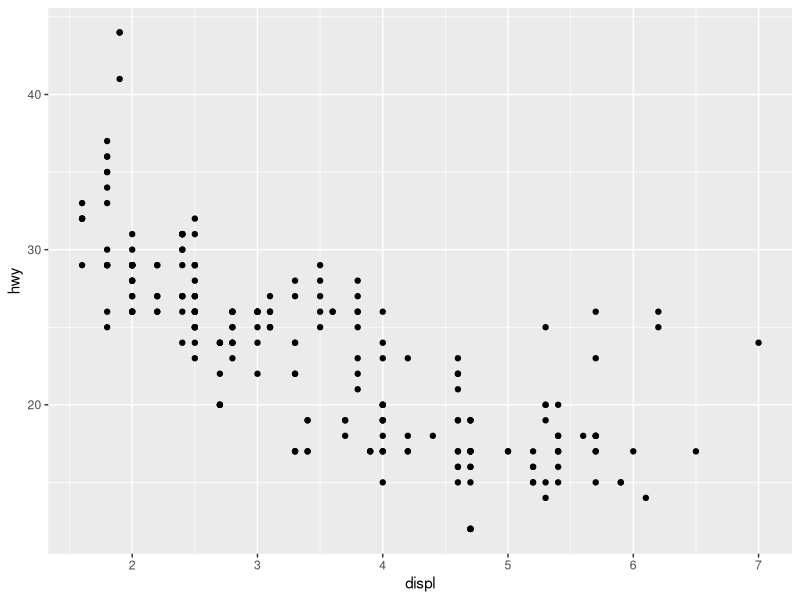
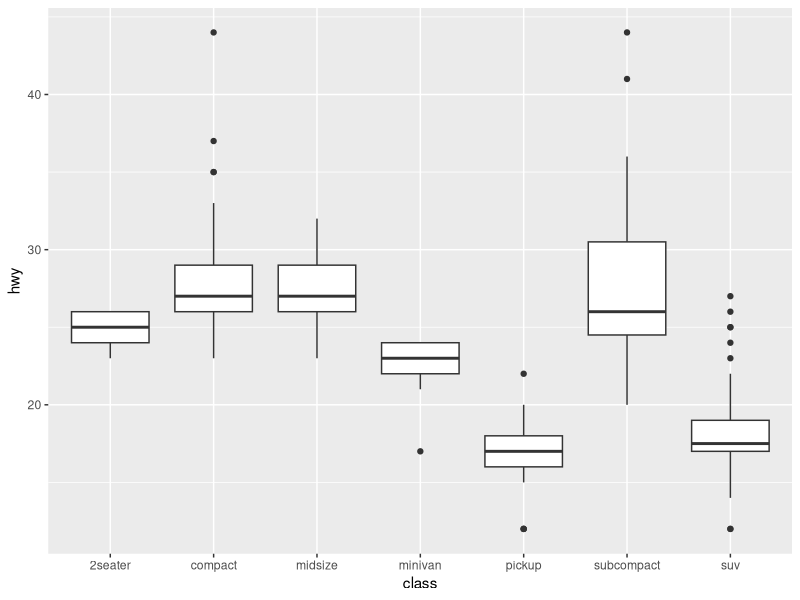
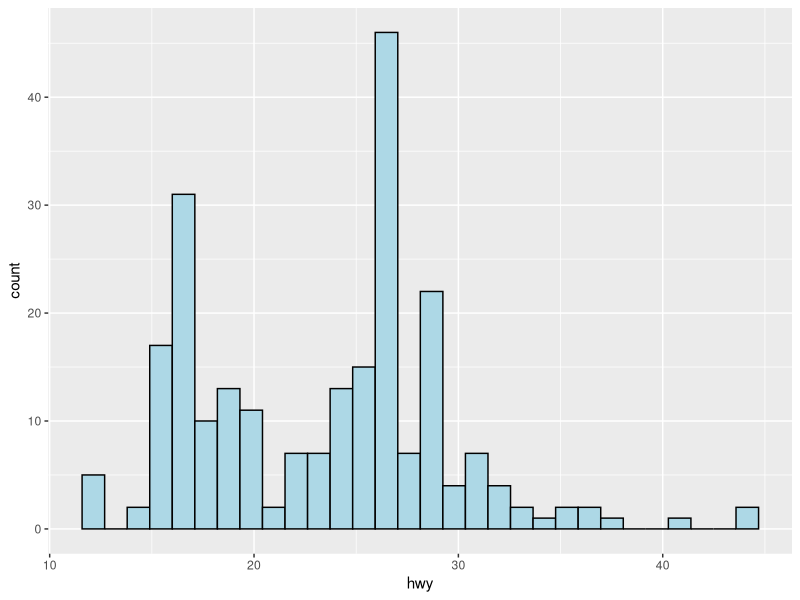
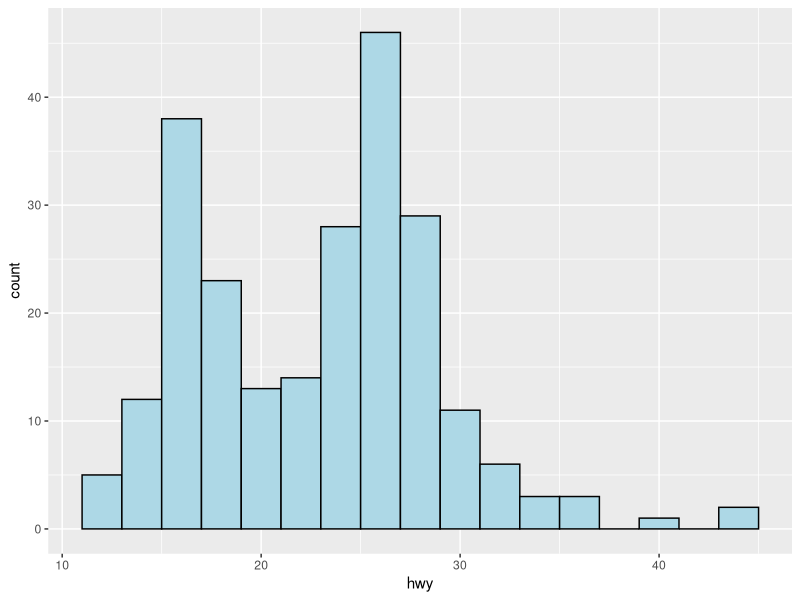
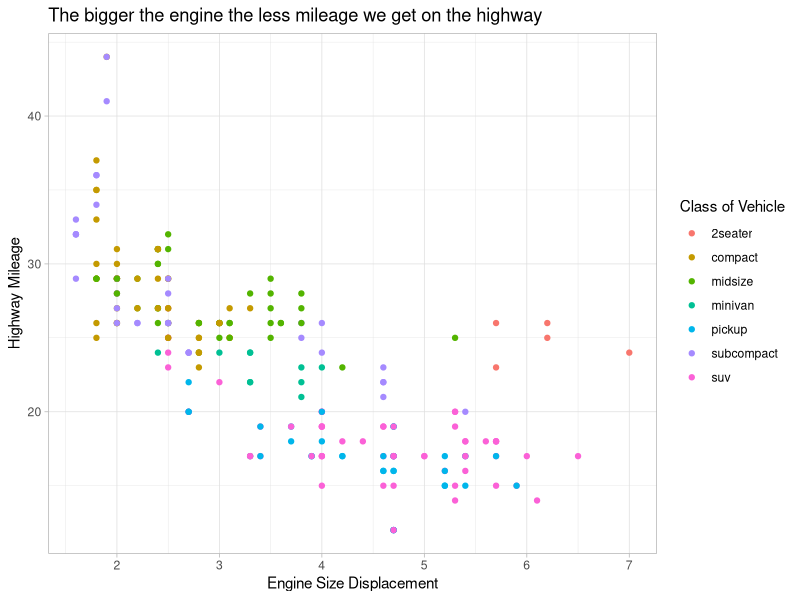
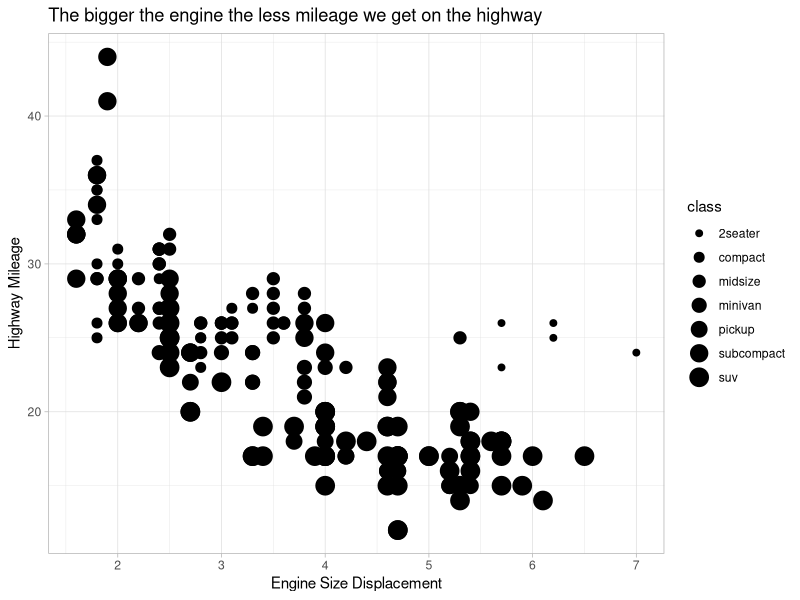
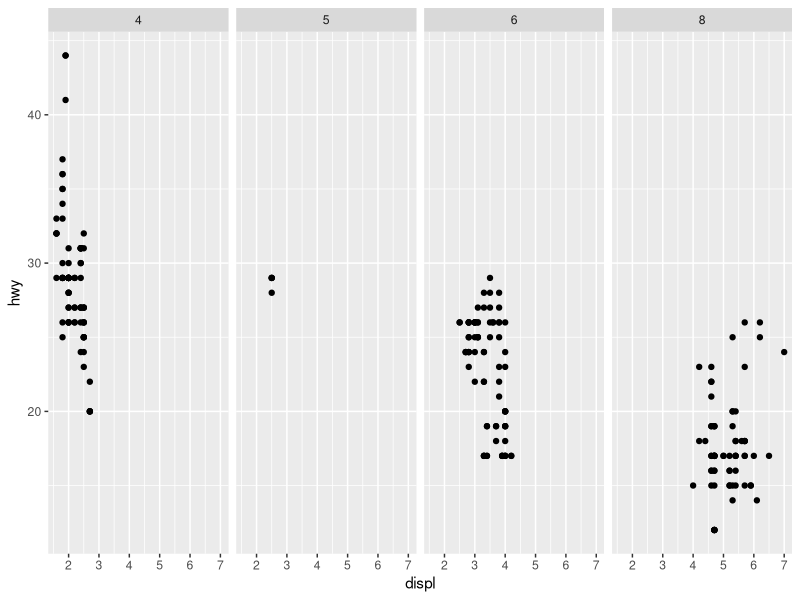
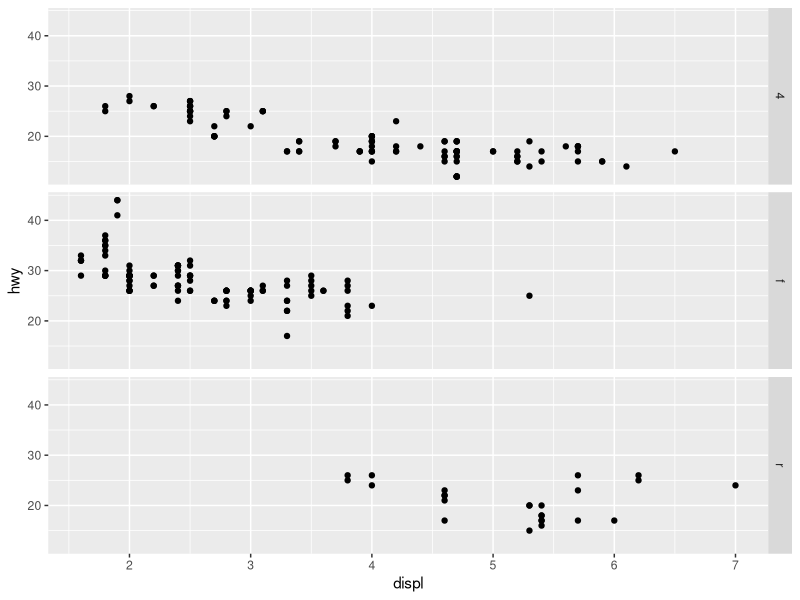

Write R code to recreate these figures, in order.
## ---- chunk 1
#| label: setup
#| include: false
library(tidyverse)

## ---- chunk 2
#| label: first rows of data set
head(mpg)
## ---- chunk 3
#| label:create mpg scatterplot
ggplot(data = mpg) +
  geom_point(mapping = aes(x = displ, 
                           y = hwy))
## ---- chunk 4
#| label: create boxplot
ggplot(data = mpg) +
  geom_boxplot(mapping = aes(x = class, y = hwy))
## ---- chunk 5
#| label: make a histogram
ggplot(data = mpg) +
  geom_histogram(aes(x = hwy), 
                 fill = "light blue",
                 color = "black")

## ---- chunk 6
#| label: change histogram bin-width

ggplot(data = mpg) +
  geom_histogram(aes(x = hwy), 
                 binwidth = 2,
                 fill = "light blue",
                 color = "black")
## ---- chunk 7
#| label: add-color-size-alpha-shape-to-point
ggplot(data = mpg) +
  geom_point(mapping = aes(x = displ, 
                           y = hwy,
                           color = class))+
  labs(x = "Engine Size Displacement",
       y = "Highway Mileage",
       color = "Class of Vehicle",
       title = "The bigger the engine the less mileage we get on the highway") +
  theme_light()
## ---- chunk 8
#| label: add-color-size-alpha-shape-to-point
ggplot(data = mpg) +
  geom_point(mapping = aes(x = displ, 
                           y = hwy,
                           size = class)) +
    labs(x = "Engine Size Displacement",
       y = "Highway Mileage",
       color = "Class of Vehicle",
       title = "The bigger the engine the less mileage we get on the highway") +
  theme_light()
## ---- chunk 9
#| label: add-label-help-me
# Makes a plot that the commands below will modify
q <- ggplot(mpg) + geom_point(aes(x = displ, y = hwy))

q + facet_grid(. ~ cyl)
q + facet_grid(drv ~ .)
q + facet_grid(drv ~ cyl)
q + facet_wrap(~ class)
## ---- chunk 10
#| label: add-label-6
## ---- chunk 11
ggplot(mpg) + 
  geom_point(aes(displ, hwy)) +
  geom_smooth(aes(displ, hwy)) 
#  ggsave("example.jpg")
